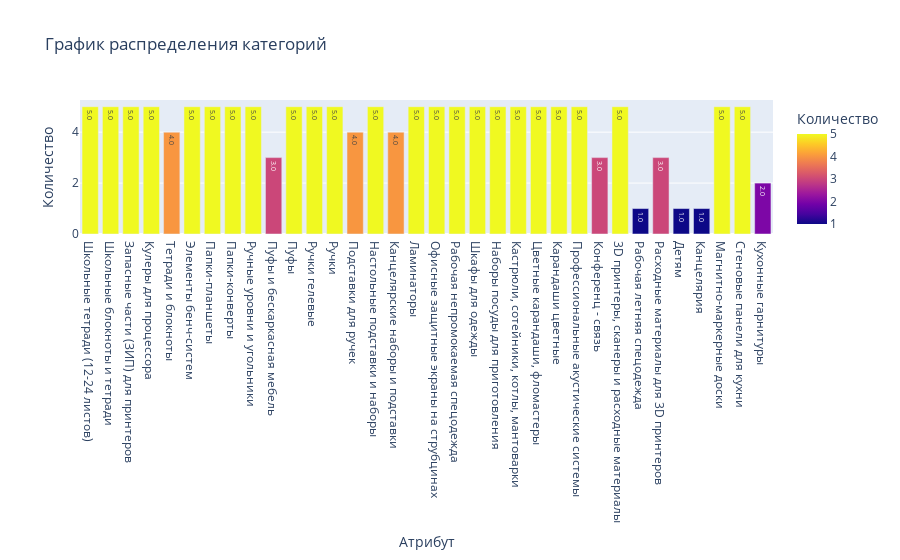

The notebook cell this image was saved under:
### Code cell
keys = [item for item in c.keys()]
values = [item for item in c.values()]

# Создание DataFrame (необязательно, но удобно для plotly)
import pandas as pd
df = pd.DataFrame({'Атрибут': keys, 'Количество': values})

# Создание графика
fig = px.bar(
    df,
    x='Атрибут',
    y='Количество',
    title=f'График распределения категорий',
    color='Количество',  # Цветовая шкала
    text='Количество'    # Отображение значений над столбцами
)

# Настройка визуализации
fig.update_traces(texttemplate='%{text:.2s}', textposition='auto')
fig.update_layout(showlegend=False)

# Отображение графика
fig.show()

### Figure 1 — Plotly figure (JSON) as saved in the notebook; plotly's stock layout.template omitted (floating-point values rounded to 4 significant figures)
{"data": [{"hovertemplate": "Атрибут=%{x}<br>Количество=%{marker.color}<extra></extra>", "legendgroup": "", "marker": {"color": [5, 5, 5, 5, 4, 5, 5, 5, 5, 3, 5, 5, 5, 4, 5, 4, 5, 5, 5, 5, 5, 5, 5, 5, 5, 3, 5, 1, 3, 1, 1, 5, 5, 2], "coloraxis": "coloraxis", "pattern": {"shape": ""}}, "name": "", "orientation": "v", "showlegend": false, "text": [5.0, 5.0, 5.0, 5.0, 4.0, 5.0, 5.0, 5.0, 5.0, 3.0, 5.0, 5.0, 5.0, 4.0, 5.0, 4.0, 5.0, 5.0, 5.0, 5.0, 5.0, 5.0, 5.0, 5.0, 5.0, 3.0, 5.0, 1.0, 3.0, 1.0, 1.0, 5.0, 5.0, 2.0], "textposition": "auto", "texttemplate": "%{text:.2s}", "type": "bar", "x": ["Школьные тетради (12-24 листов)", "Школьные блокноты и тетради", "Запасные части (ЗИП) для принтеров", "Кулеры для процессора", "Тетради и блокноты", "Элементы бенч-систем", "Папки-планшеты", "Папки-конверты", "Ручные уровни и угольники", "Пуфы и бескаркасная мебель", "Пуфы", "Ручки гелевые", "Ручки", "Подставки для ручек", "Настольные подставки и наборы", "Канцелярские наборы и подставки", "Ламинаторы", "Офисные защитные экраны на струбцинах", "Рабочая непромокаемая спецодежда", "Шкафы для одежды", "Наборы посуды для приготовления", "Кастрюли, сотейники, котлы, мантоварки", "Цветные карандаши, фломастеры", "Карандаши цветные", "Профессиональные акустические системы", "Конференц - связь", "3D принтеры, сканеры и расходные материалы", "Рабочая летняя спецодежда", "Расходные материалы для 3D принтеров", "Детям", "Канцелярия", "Магнитно-маркерные доски", "Стеновые панели для кухни", "Кухонные гарнитуры"], "xaxis": "x", "y": [5, 5, 5, 5, 4, 5, 5, 5, 5, 3, 5, 5, 5, 4, 5, 4, 5, 5, 5, 5, 5, 5, 5, 5, 5, 3, 5, 1, 3, 1, 1, 5, 5, 2], "yaxis": "y"}], "layout": {"barmode": "relative", "coloraxis": {"colorbar": {"title": {"text": "Количество"}}, "colorscale": [[0, "#0d0887"], [0.1111, "#46039f"], [0.2222, "#7201a8"], [0.3333, "#9c179e"], [0.4444, "#bd3786"], [0.5556, "#d8576b"], [0.6667, "#ed7953"], [0.7778, "#fb9f3a"], [0.8889, "#fdca26"], [1, "#f0f921"]]}, "legend": {"tracegroupgap": 0}, "showlegend": false, "title": {"text": "График распределения категорий"}, "xaxis": {"anchor": "y", "domain": [0, 1], "title": {"text": "Атрибут"}}, "yaxis": {"anchor": "x", "domain": [0, 1], "title": {"text": "Количество"}}}}
